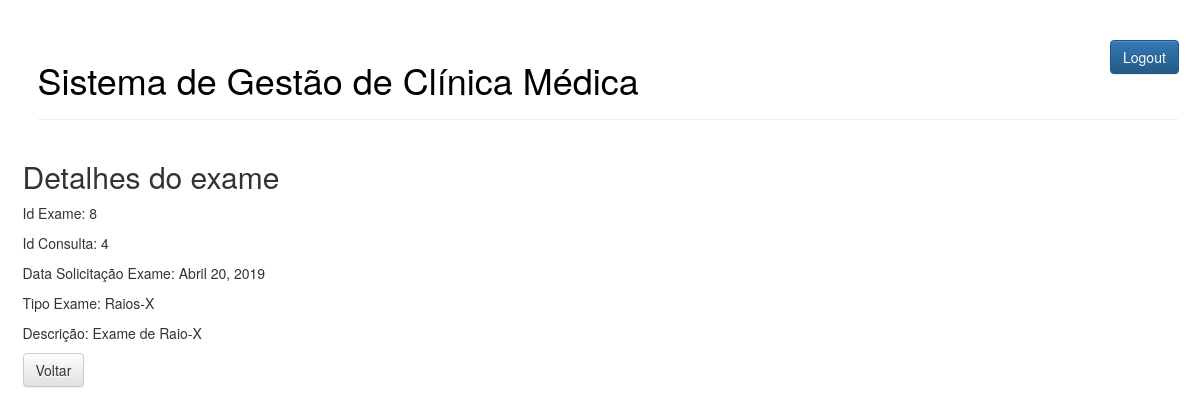
The page /exames/8/ (signed in) on the database its author committed.
### tcc/models.py (models this page shows)
class Exames(models.Model):
	id_consulta = models.ForeignKey(Consulta, on_delete=models.CASCADE)
	id_exame = models.AutoField(primary_key=True)
	tipo_exame = models.TextField()
	descricao_exame = models.TextField()
	resultado_exame = models.FileField(upload_to='resultados_exames/%d_%m_%Y/')
	data_exame = models.DateField(auto_now_add=True)
	id_medico = models.ForeignKey(Medico, on_delete=models.CASCADE)

class Consulta(models.Model):
	id_consulta = models.AutoField(primary_key=True)
	id_paciente = models.ForeignKey(Paciente, on_delete=models.CASCADE)
	id_medico = models.ForeignKey(Medico, on_delete=models.CASCADE)
	data_consulta = models.DateTimeField()

### tcc/views.py (the view)
# urls.py: path('exames/<int:exame_id>/', views.get_exames_byid, name='get_exames_byid'),
def get_exames_byid(request, exame_id):
	exames = Exames.objects.get(pk=exame_id)
	return render(request, "tcc/exames-details.html", {'exames': exames})

### tcc/templates/tcc/exames-details.html (shortened to what this page needs)
{% extends 'tcc/base.html' %}
{% block content %}
	<h2>Detalhes do exame</h2>
	<p>Id Exame: {{ exames.id_exame }}</p>
	<p>Id Consulta: {{ exames.id_consulta.id_consulta }}</p>
	<p>Data Solicitação Exame: {{ exames.data_exame }}</p>
	<p>Tipo Exame: {{ exames.tipo_exame }}</p>
	<p>Descrição: {{ exames.descricao_exame }}</p>
	<a role="button" class="btn btn-default" href="{% url 'get_all_exames' %}">Voltar</a>
{% endblock %}

### tcc/static/css/projeto.css (style rules this page uses)
body { padding-left: 15px; }

### rows shown on the page
Exames: id_exame "8", id_consulta.id_consulta "4", data_exame "Abril 20, 2019", tipo_exame "Raios-X", descricao_exame "Exame de Raio-X"
